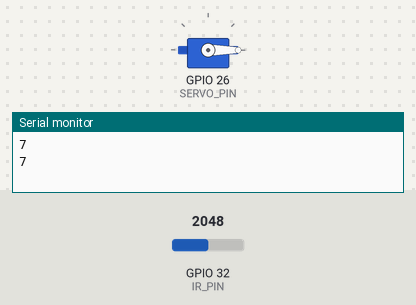
Bench run of a sketch on a simulated ESP32. Shown: servo, the last lines printed to the serial monitor. The inputs (shaded band) are chosen by the test bench; at power-on: GPIO 32 (IR_PIN) = 2048.

Above: at 2.8 s.
2.9 s: GPIO 32 (IR_PIN) set to 1424
5.6 s: GPIO 32 (IR_PIN) set to 1296
At 6.3 s:
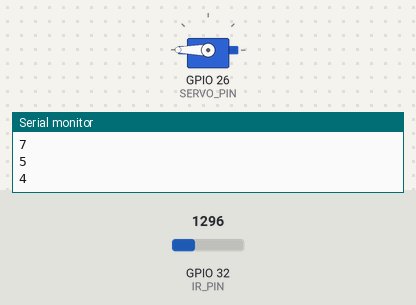
8.3 s: GPIO 32 (IR_PIN) set to 2047
At 10.5 s:
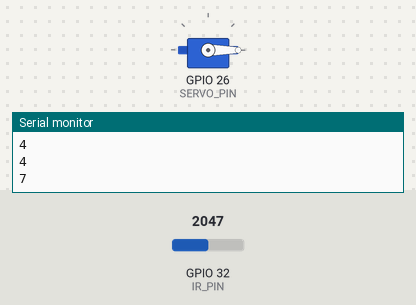
11.5 s: GPIO 32 (IR_PIN) set to 1228
At 13.3 s:
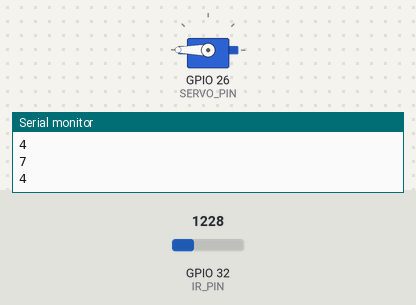
Timing chart, 0 to 14.8 s (numbered marks = the images above; inputs shaded):
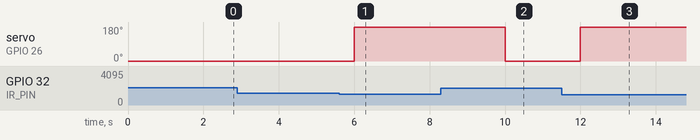

The sketch:

Door.ino
```cpp
#include <ESP32Servo.h>

#define IR_PIN 32
#define SERVO_PIN 26

Servo doorServo;

void setup() {
  Serial.begin(115200);
  pinMode(IR_PIN, INPUT);
  doorServo.attach(SERVO_PIN);
  doorServo.write(0); // Start with the door closed
}

void loop() {
  int irValue = analogRead(IR_PIN);
  int pwmValue = map(irValue, 0, 4095, 0, 15);
  Serial.println(pwmValue);
  if (pwmValue < 5) { // If a person is detected
    doorServo.write(180); // Open the door
    delay(2000); // Wait for 2 seconds before checking again
  } else { // If no person is detected
    doorServo.write(0); // Close the door
    delay(2000); // Wait for 2 seconds before checking again
  }
}
```

Measured:
- the behaviour switches between 1365 and 1364 on GPIO 32 (IR_PIN) (found by bisection; images 0 and 1)
- after the input at 5.6 s, servo on GPIO 26 (SERVO_PIN): 0° → 180° after 0.40 s
- after the input at 8.3 s, servo on GPIO 26 (SERVO_PIN): 180° → 0° after 1.7 s
- after the input at 11.5 s, servo on GPIO 26 (SERVO_PIN): 0° → 180° after 0.50 s
